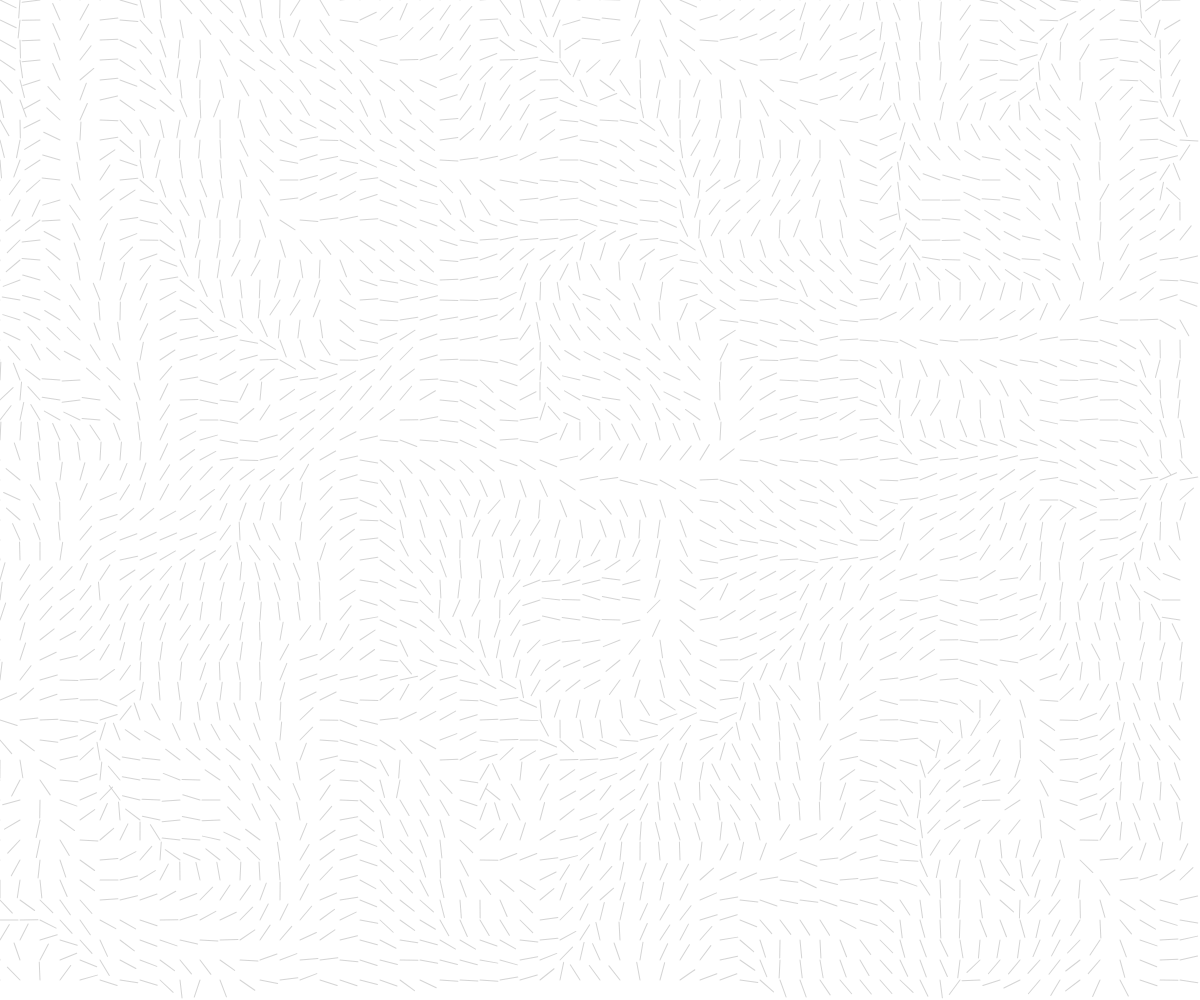
Frame 1 (no input)
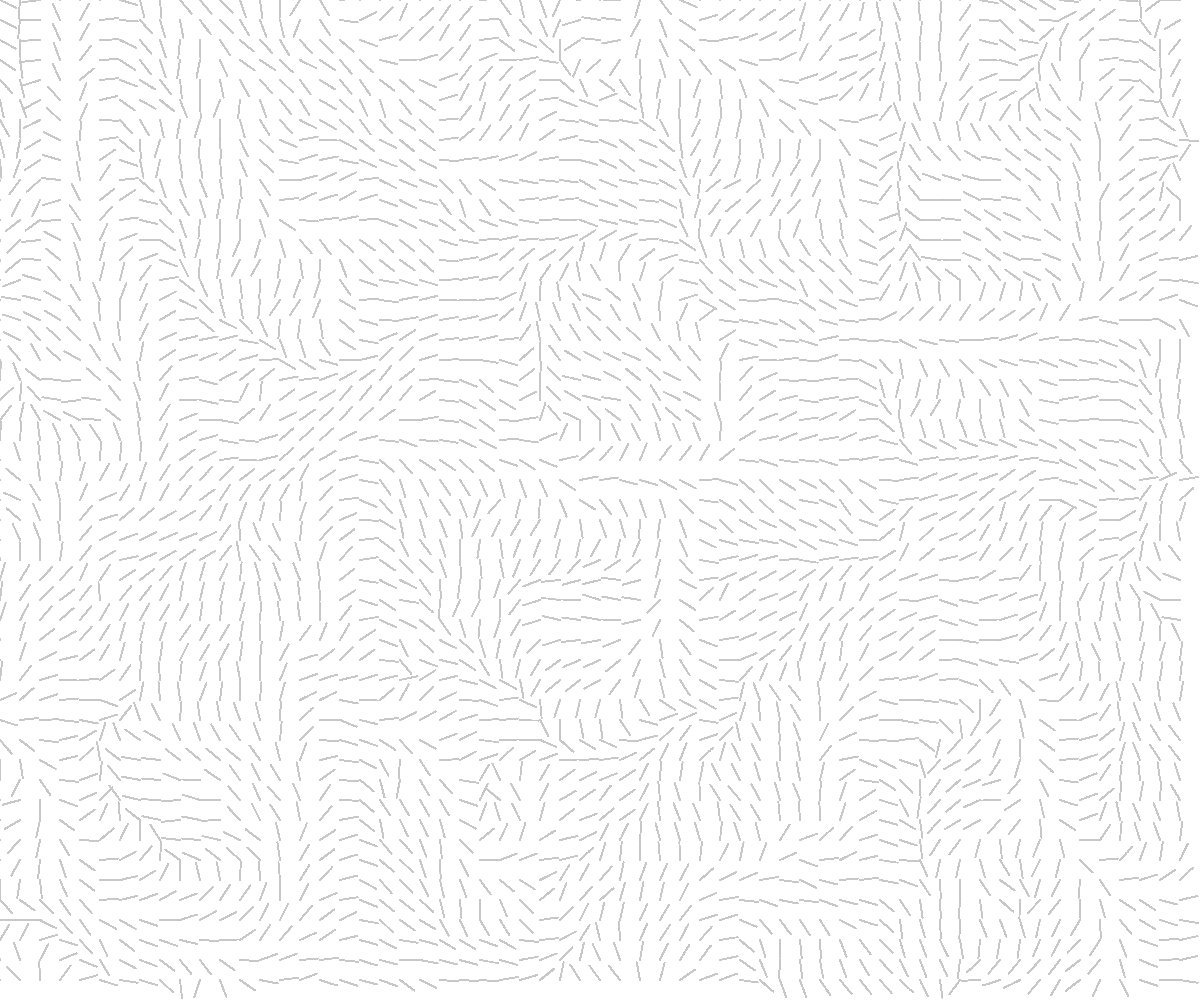
Frame 60 (no input)
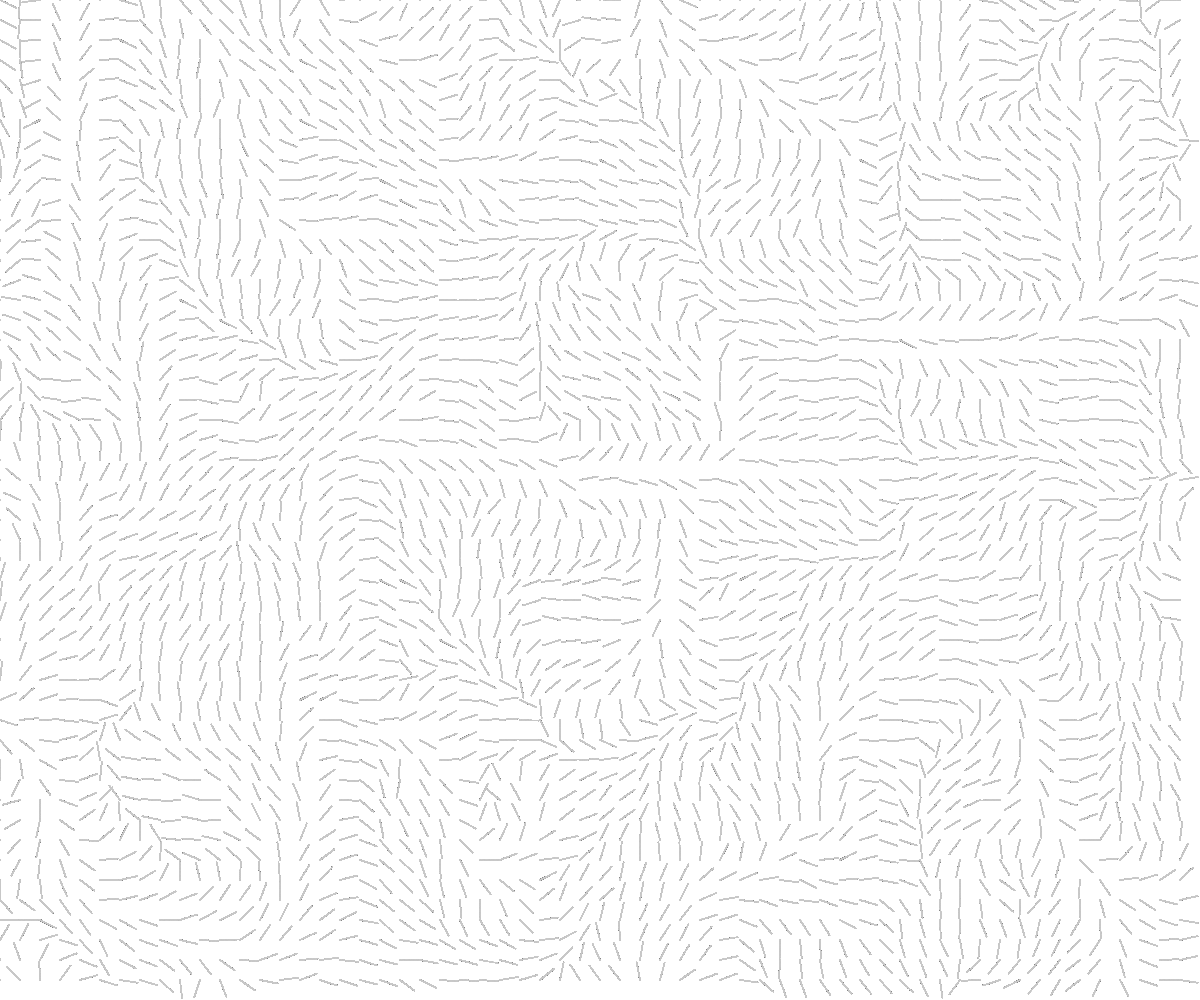
Frame 120 (the mouse pressed at the canvas centre since frame 60)

The p5.js sketch that drew these frames (run headless with seeded random() and noise() and a simulated clock; from frame 60 on, the mouse is pressed at the canvas centre):

// p5.js sketch
// ── sketch.js
var debug = true;

var flowfield;
var vehicles = [];
var v;

function setup() {
    createCanvas(windowWidth, windowHeight);

    flowfield = new FlowField(20);
    flowfield.init();
}

function draw() {
    // background(255);
    if (debug) flowfield.render();
    for (const v of vehicles) {
        v.follow(flowfield);
        v.run();
    }


}

function mouseDragged() {
    vehicles.push(new Vehicle(mouseX, mouseY));
}

function keyPressed() {
    if (key == ' ') {
        background('#282c34');
        debug = !debug;
    }
}

function keyTyped() {
    if (key === 'r') {
        if (debug) {
            background('#282c34');
        }
        flowfield.init();
    }
}
// ── flowField.js
class FlowField {

    constructor(r = 100) {
        this.resolution = r;
        this.rows = height / this.resolution;
        this.cols = width / this.resolution;
        this.field = [];

        this.init();
    }

    init() {
        for (let i = 0; i < this.cols; i++) {
            this.field.push([]);
            for (let x = 0; x < this.rows; x++) {
                this.field[i].push(createVector(0, 0));
            }
        }

        noiseSeed(Math.floor(random(10000)));
        let yoff = 0;
        for (let i = 0; i < this.cols; i++) {
            let xoff = 0;
            for (let j = 0; j < this.rows; j++) {
                let theta = noise(xoff, yoff) * TWO_PI * 2;
                //let theta = random() * TWO_PI;
                this.field[i][j] = createVector(cos(theta), sin(theta));
                xoff += 0.1;
            }
            yoff += 0.1;
        }

    }

    render() {
        for (let i = 0; i < this.cols; i++) {
            for (let j = 0; j < this.rows; j++) {
                this.drawVector(this.field[i][j], i * this.resolution, j * this.resolution, this.resolution - 2);
            }
        }
    }

    lookUp(lookup) {
        let column = floor(constrain(lookup.x / this.resolution, 0, this.cols - 1));
        let row = floor(constrain(lookup.y / this.resolution, 0, this.rows - 1));
        return this.field[column][row].copy();
    }

    drawVector(v, x, y, scayl) {
        push();
        //Translate to location of cell
        translate(x, y);
        stroke(200, 200);
        //Get direction of vector and rotate arrow to face it.
        rotate(v.heading());

        //calculate the length of the vector and scale it to be bigger or smaller
        let len = v.mag() * scayl;
        line(0, 0, len, 0);

        pop();
    }
}
// ── vehicle.js
class Vehicle {
    constructor(x, y) {
        this.pos = createVector(x, y);
        this.vel = createVector(0, 0);
        this.acc = createVector(0, 0);
        this.maxSpeed = 8;
        this.maxForce = 1;
        this.r = 3;
        this.last = createVector(x, y);
    }

    run() {
        this.update();
        this.edges();
        this.render();
    }

    update() {
        this.vel.add(this.acc);
        //Enfore max Speed limit
        this.vel.limit(this.maxSpeed);
        this.pos.add(this.vel);
        this.acc.mult(0);
    }

    applyForce(force) {
        let f = force.copy();
        this.acc.add(f);
    }

    follow(flowField) {
        let desired = flowField.lookUp(this.pos);
        desired.mult(this.maxSpeed);

        let steer = p5.Vector.sub(desired, this.vel);
        //Enforce max acceleration
        steer.limit(this.maxForce);
        this.applyForce(steer);
    }

    edges() {
        if (this.pos.x < -this.r) this.pos.x = width + this.r, this.last.x = width + this.r;
        if (this.pos.y < -this.r) this.pos.y = height + this.r, this.last.y = height + this.r;
        if (this.pos.x > width + this.r) this.pos.x = -this.r, this.last.x = -this.r;
        if (this.pos.y > height + this.r) this.pos.y = -this.r, this.last.y = -this.r;
    }

    render() {
        // Draw a triangle rotated in the direction of velocity
        // let theta = this.vel.heading() + PI / 2;
        // fill(0, 1);
        // stroke(0, 1);
        // strokeWeight(1);
        // push();
        // translate(this.pos.x, this.pos.y);
        // rotate(theta);
        // beginShape();
        // vertex(0, -this.r * 2);
        // vertex(-this.r, this.r * 2);
        // vertex(this.r, this.r * 2);
        // endShape(CLOSE);
        // pop();
        let t1 = 10;
        let t2 = 100;
        let t3 = 200;
        noiseSeed(13453453);

        stroke(noise(this.pos.x * 0.001 + t1, this.pos.y * 0.001 + t1) * 256, noise(this.pos.x * 0.001 + t2, this.pos.y * 0.001 + t2) * 256, noise(this.pos.x * 0.001 + t3, this.pos.y * 0.001 + t3) * 256, 50);
        line(this.pos.x, this.pos.y, this.last.x, this.last.y);
        this.last = this.pos.copy();
    }
}
